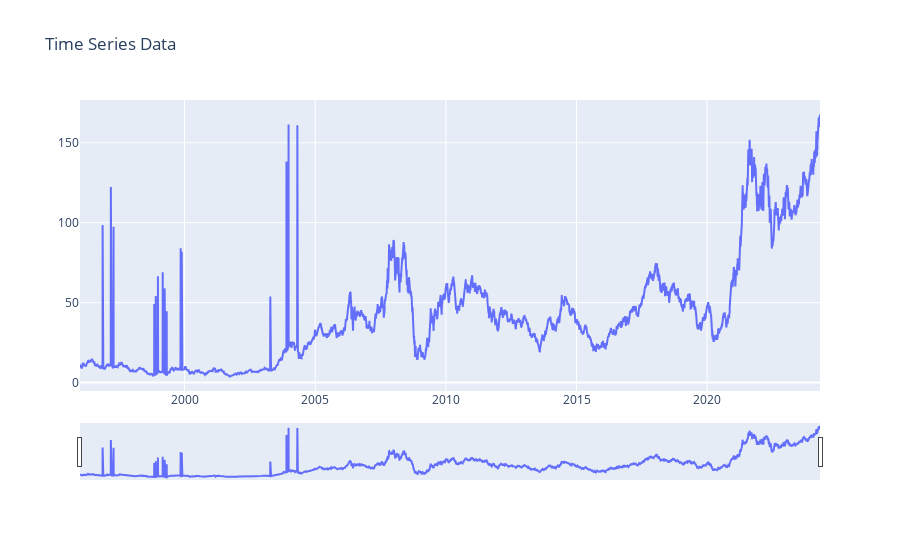

Notebook code cell kept with this figure:
### Markdown cell above
### Chart For close

### Code cell
import pandas as pd
import plotly.graph_objs as go
from plotly.offline import iplot, init_notebook_mode

# Initialize notebook mode
init_notebook_mode(connected=True)

# Sample data: replace this with your actual stock data

# Create a trace for the company
fig=go.Figure()
fig.add_trace(go.Scatter(x=df['Date'], y=df['Close'], mode='lines', name='Company X'))
fig.layout.update(title_text="Time Series Data",xaxis_rangeslider_visible=True)

# Create the layout


# Show the plot in the notebook
iplot(fig)

### Figure 1 — Plotly figure (JSON) as saved in the notebook; plotly's stock layout.template omitted (floating-point values rounded to 4 significant figures; data arrays with more than 128 entries replaced by an {"elided": "..."} marker saying what was removed)
{"data": [{"mode": "lines", "name": "Company X", "type": "scatter", "x": {"elided": "7116 str values"}, "y": {"elided": "7116 float values"}}], "layout": {"autosize": true, "title": {"text": "Time Series Data"}, "xaxis": {"autorange": false, "range": ["1996-01-01", "2024-04-26"], "rangeslider": {"autorange": true, "range": ["1996-01-01", "2024-04-26"], "visible": true, "yaxis": {"_template": null, "rangemode": "match"}}, "type": "date"}, "yaxis": {"autorange": true, "range": [-5.331, 176.8], "type": "linear"}}}
